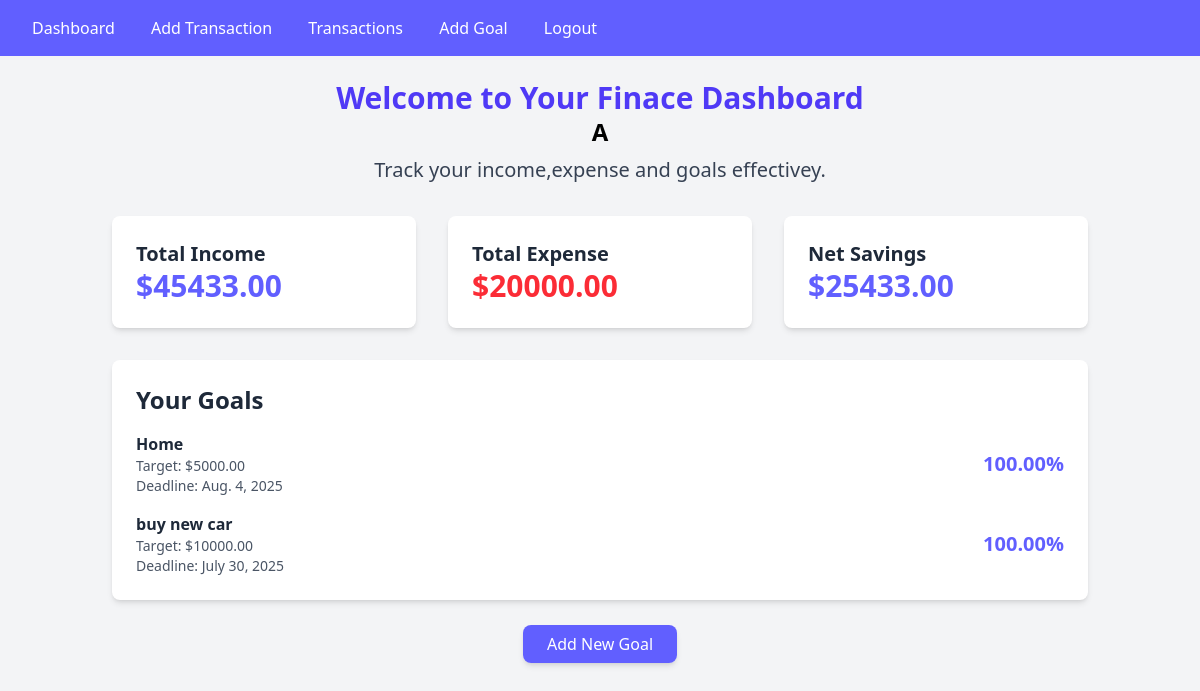
The app's page / (signed in) with its own data.
### finance/models.py (models this page shows, shortened)
class Goal(models.Model):
    user = models.ForeignKey(User, on_delete=models.CASCADE)
    name = models.CharField(max_length=100)
    target_amount = models.DecimalField(max_digits=10,decimal_places=2)
    deadline = models.DateField()

### finance/views.py (the view)
# urls.py: path('',DashboardView.as_view(),name="dashboard"),
class DashboardView(LoginRequiredMixin,View):
    def get(self,request,*args, **kwargs):
        transactions = Transaction.objects.filter(user = request.user)
        goals = Goal.objects.filter(user = request.user)
        total_income = Transaction.objects.filter(user=request.user, transaction_type='Income').aggregate(Sum('amount'))['amount__sum'] or 0
        total_expense = Transaction.objects.filter(user=request.user, transaction_type='Expense').aggregate(Sum('amount'))['amount__sum'] or 0
        net_saving = total_income - total_expense
        remaining_saving = net_saving
        goal_progress = []
        for goal in goals:
            if remaining_saving >= goal.target_amount:
                goal_progress.append({'goal':goal,'progress':100})
                remaining_saving -= goal.target_amount
            elif remaining_saving > 0:
                progress = (remaining_saving / goal.target_amount) * 100
                remaining_saving = 0
            else:
                goal_progress.append({'goal':goal,'progress':0})
        context = {
            'transactions':transactions,
            'total_income':total_income,
            'total_expense':total_expense,
            'net_saving':net_saving,
            'goal_progress':goal_progress,
        }
        return render(request,'finance/dashboard.html',context)

### finance/templates/finance/dashboard.html (shortened to what this page needs)
{% extends "finance/base.html" %}
{% block content %}
<div class="container mx-auto p-6">
<div class="text-center mb-8">
    <h1 class="text-3xl font-bold text-indigo-600">Welcome to Your Finace Dashboard</h1>
    <h1 class="text-2xl font-bold">{{request.user|capfirst}}</h1>
    <p class="text-xl text-gray-700 mt-2">Track your income,expense and goals effectivey.</p>
</div>
<div class="grid grid-cols-1 sm:grid-cols-2 lg:grid-cols-3 gap-8 mb-8">
    <div class="bg-white p-6 rounded-lg shadow-md">
        <h2 class="text-xl font-semibold text-gray-800">Total Income</h2>
        <p class="text-3xl font-bold text-indigo-500">${{total_income|floatformat:2}}</p>
    </div>
    <div class="bg-white p-6 rounded-lg shadow-md">
        <h2 class="text-xl font-semibold text-gray-800">Total Expense</h2>
         <p class="text-3xl font-bold text-red-500">${{total_expense|floatformat:2}}</p>
    </div>
    <div class="bg-white p-6 rounded-lg shadow-md">
        <h2 class="text-xl font-semibold text-gray-800">Net Savings</h2>
         <p class="text-3xl font-bold text-indigo-500">${{net_saving|floatformat:2}}</p>
    </div>
</div>
<div class="bg-white p-6 rounded-lg shadow-md mb-8">
    <h2 class="text-2xl font-semibold text-gray-800 mb-4">Your Goals</h2>
    <ul class="space-y-4">
        {% for item in goal_progress %}
        <li class="flex justify-between items-center">
            <div class="text-gray-800">
                <p class="font-semibold">{{ item.goal.name }}</p>
                <p class="text-sm text-gray-600">Target: ${{ item.goal.target_amount|floatformat:2 }}</p>
                <p class="text-sm text-gray-600">Deadline: {{ item.goal.deadline }}</p>
            </div>
            <div class="text-right">
                <p class="text-xl font-bold text-indigo-500">{{item.progress|floatformat:2}}%</p>
            </div>
        </li>
        {% endfor %}
    </ul>
</div>
<div class="text-center">
    <a href="{% url 'goal_add' %}" class="bg-indigo-500 text-white px-6 py-2 rounded-lg shadow-md hover:bg-indigo-600 transition">Add New Goal</a>
</div>
</div>
{% endblock content %}

### finance/templates/finance/base.html (shortened to what this page needs)
<!DOCTYPE html>
<html lang="en">
<head>
  <script src="https://cdn.jsdelivr.net/npm/@tailwindcss/browser@4"></script>
</head>
<body class="bg-gray-100">
  <nav class="bg-indigo-500 p-4 text-white">
    {% if user.is_authenticated %}
    <a href="{% url 'dashboard' %}" class="mx-4">Dashboard</a>
    <a href="{% url 'transaction_add' %}" class="mx-4">Add Transaction</a>
    <a href="{% url 'transaction_list' %}" class="mx-4">Transactions</a>
    <a href="{% url 'goal_add' %}" class="mx-4">Add Goal</a>
      <form id="logout-form" action="{% url 'logout' %}" method="POST" style="display: inline;">
        <a href="#" onclick="document.getElementById('logout-form').submit();" class="ml-4">Logout</a>
      </form>
     {% else %}
        <a href="{% url 'login' %}" class="ml-4">Login</a>
        <a href="{% url 'register' %}" class="ml-4">Register</a>
    {% endif %}
  </nav>
    {% block content %}{% endblock content %}
</body>
</html>

### records on screen
Goal: goal.name "Home", goal.target_amount "5000.00", goal.deadline "Aug. 4, 2025", progress "100.00"
Goal: goal.name "buy new car", goal.target_amount "10000.00", goal.deadline "July 30, 2025", progress "100.00"

### other values on screen
{{ request.user|capfirst }} "A"
{{ total_income|floatformat:2 }} "45433.00"
{{ total_expense|floatformat:2 }} "20000.00"
{{ net_saving|floatformat:2 }} "25433.00"
